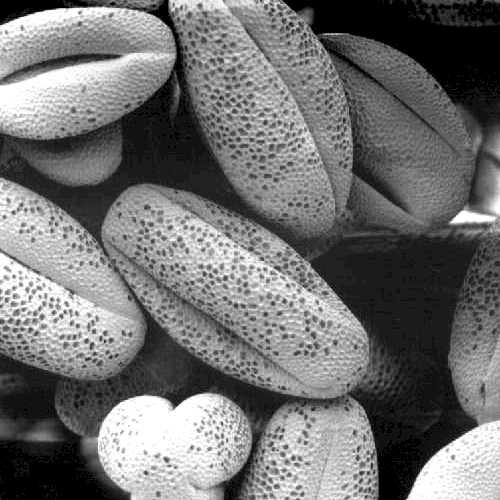
#> input picture lab2/coffee1.tif, 500 x 500 px, found by its file name
$ python lab2-6.py
#> lines starting #> are read from the running program, lines starting #| are printed output that depends on the picture
import cv2
import matplotlib.pyplot as plt


fig, axes = plt.subplots(4,2,figsize=(10,5))
ax = axes.ravel()

coffee = cv2.imread("./lab2/coffee1.tif")
#> coffee is the input picture: shape (500, 500, 3); min 0, max 255, mean 113.2
coffee = cv2.cvtColor(coffee, cv2.COLOR_BGR2GRAY)
#> coffee: shape (500, 500)
ax[0].imshow(coffee, cmap="gray")
ax[1].hist(coffee.ravel(), bins=256, histtype='step', color="blue")
ax[1].set_xlim(0,255)

coffee = cv2.imread("./lab2/coffee2.tif")
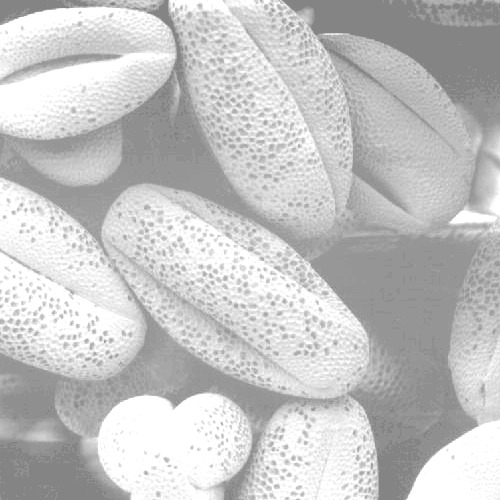
#> input picture lab2/coffee2.tif, 500 x 500 px, found by its file name
#> coffee is the input picture: shape (500, 500, 3); min 132, max 255, mean 196.4
coffee = cv2.cvtColor(coffee, cv2.COLOR_BGR2GRAY)
#> coffee: shape (500, 500)
ax[2].imshow(coffee, cmap="gray")
ax[3].hist(coffee.ravel(), bins=256, histtype='step', color="blue")
ax[3].set_xlim(0,255)

coffee = cv2.imread("./lab2/coffee3.tif")
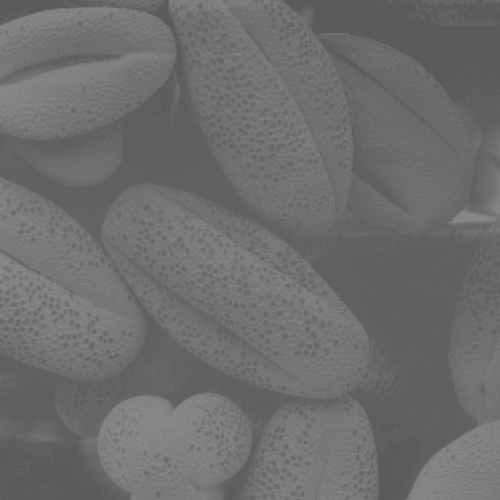
#> input picture lab2/coffee3.tif, 500 x 500 px, found by its file name
#> coffee is the input picture: shape (500, 500, 3); min 91, max 138, mean 109.1
coffee = cv2.cvtColor(coffee, cv2.COLOR_BGR2GRAY)
#> coffee: shape (500, 500)
ax[4].imshow(coffee, cmap="gray")
ax[5].hist(coffee.ravel(), bins=256, histtype='step', color="blue")
ax[5].set_xlim(0,255)

coffee = cv2.imread("./lab2/coffee4.tif")
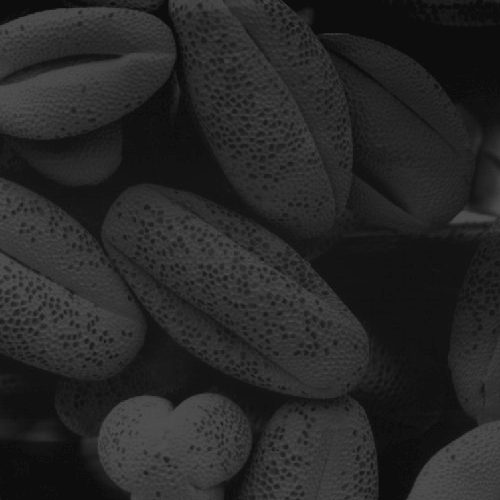
#> input picture lab2/coffee4.tif, 500 x 500 px, found by its file name
#> coffee is the input picture: shape (500, 500, 3); min 13, max 83, mean 38.7
coffee = cv2.cvtColor(coffee, cv2.COLOR_BGR2GRAY)
#> coffee: shape (500, 500)
ax[6].imshow(coffee, cmap="gray")
ax[7].hist(coffee.ravel(), bins=256, histtype='step', color="blue")
ax[7].set_xlim(0,255)

plt.show()
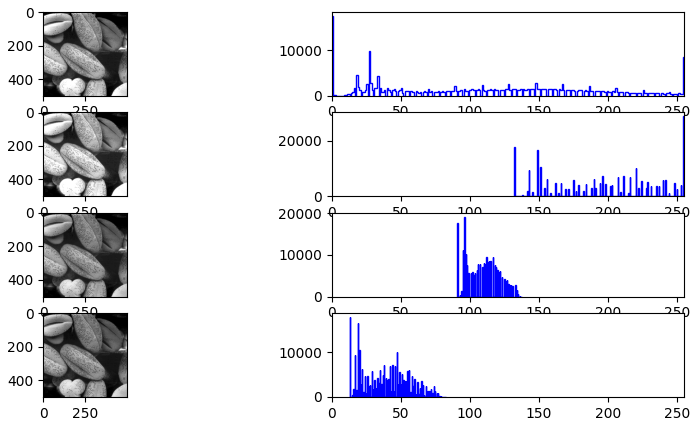
#> figure drawn by matplotlib, 8 panels

cv2.waitKey()
cv2.destroyAllWindows()
